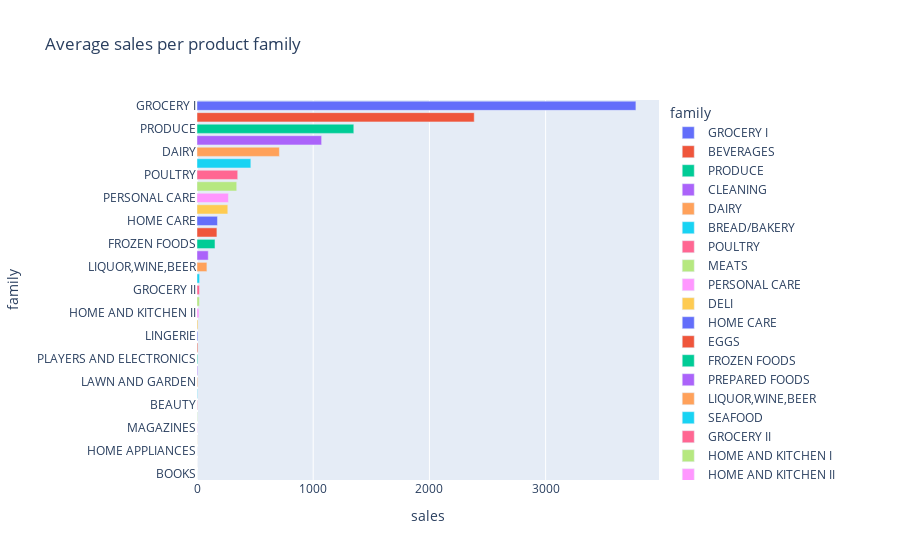

The notebook cell this image was saved under:
### Code cell
t = df.groupby("family")['sales'].mean().sort_values(ascending=False).reset_index()
px.bar(t,y='family',x='sales',color='family',title='Average sales per product family')

### Figure 1 — Plotly figure (JSON) as saved in the notebook; plotly's stock layout.template omitted (floating-point values rounded to 4 significant figures)
{"data": [{"hovertemplate": "family=%{y}<br>sales=%{x}<extra></extra>", "legendgroup": "GROCERY I", "marker": {"color": "#636efa", "pattern": {"shape": ""}}, "name": "GROCERY I", "orientation": "h", "showlegend": true, "textposition": "auto", "type": "bar", "x": [3777.0], "xaxis": "x", "y": ["GROCERY I"], "yaxis": "y"}, {"hovertemplate": "family=%{y}<br>sales=%{x}<extra></extra>", "legendgroup": "BEVERAGES", "marker": {"color": "#EF553B", "pattern": {"shape": ""}}, "name": "BEVERAGES", "orientation": "h", "showlegend": true, "textposition": "auto", "type": "bar", "x": [2386.0], "xaxis": "x", "y": ["BEVERAGES"], "yaxis": "y"}, {"hovertemplate": "family=%{y}<br>sales=%{x}<extra></extra>", "legendgroup": "PRODUCE", "marker": {"color": "#00cc96", "pattern": {"shape": ""}}, "name": "PRODUCE", "orientation": "h", "showlegend": true, "textposition": "auto", "type": "bar", "x": [1349.0], "xaxis": "x", "y": ["PRODUCE"], "yaxis": "y"}, {"hovertemplate": "family=%{y}<br>sales=%{x}<extra></extra>", "legendgroup": "CLEANING", "marker": {"color": "#ab63fa", "pattern": {"shape": ""}}, "name": "CLEANING", "orientation": "h", "showlegend": true, "textposition": "auto", "type": "bar", "x": [1072.0], "xaxis": "x", "y": ["CLEANING"], "yaxis": "y"}, {"hovertemplate": "family=%{y}<br>sales=%{x}<extra></extra>", "legendgroup": "DAIRY", "marker": {"color": "#FFA15A", "pattern": {"shape": ""}}, "name": "DAIRY", "orientation": "h", "showlegend": true, "textposition": "auto", "type": "bar", "x": [709.2], "xaxis": "x", "y": ["DAIRY"], "yaxis": "y"}, {"hovertemplate": "family=%{y}<br>sales=%{x}<extra></extra>", "legendgroup": "BREAD/BAKERY", "marker": {"color": "#19d3f3", "pattern": {"shape": ""}}, "name": "BREAD/BAKERY", "orientation": "h", "showlegend": true, "textposition": "auto", "type": "bar", "x": [463.3], "xaxis": "x", "y": ["BREAD/BAKERY"], "yaxis": "y"}, {"hovertemplate": "family=%{y}<br>sales=%{x}<extra></extra>", "legendgroup": "POULTRY", "marker": {"color": "#FF6692", "pattern": {"shape": ""}}, "name": "POULTRY", "orientation": "h", "showlegend": true, "textposition": "auto", "type": "bar", "x": [350.5], "xaxis": "x", "y": ["POULTRY"], "yaxis": "y"}, {"hovertemplate": "family=%{y}<br>sales=%{x}<extra></extra>", "legendgroup": "MEATS", "marker": {"color": "#B6E880", "pattern": {"shape": ""}}, "name": "MEATS", "orientation": "h", "showlegend": true, "textposition": "auto", "type": "bar", "x": [341.8], "xaxis": "x", "y": ["MEATS"], "yaxis": "y"}, {"hovertemplate": "family=%{y}<br>sales=%{x}<extra></extra>", "legendgroup": "PERSONAL CARE", "marker": {"color": "#FF97FF", "pattern": {"shape": ""}}, "name": "PERSONAL CARE", "orientation": "h", "showlegend": true, "textposition": "auto", "type": "bar", "x": [270.4], "xaxis": "x", "y": ["PERSONAL CARE"], "yaxis": "y"}, {"hovertemplate": "family=%{y}<br>sales=%{x}<extra></extra>", "legendgroup": "DELI", "marker": {"color": "#FECB52", "pattern": {"shape": ""}}, "name": "DELI", "orientation": "h", "showlegend": true, "textposition": "auto", "type": "bar", "x": [265.1], "xaxis": "x", "y": ["DELI"], "yaxis": "y"}, {"hovertemplate": "family=%{y}<br>sales=%{x}<extra></extra>", "legendgroup": "HOME CARE", "marker": {"color": "#636efa", "pattern": {"shape": ""}}, "name": "HOME CARE", "orientation": "h", "showlegend": true, "textposition": "auto", "type": "bar", "x": [176.2], "xaxis": "x", "y": ["HOME CARE"], "yaxis": "y"}, {"hovertemplate": "family=%{y}<br>sales=%{x}<extra></extra>", "legendgroup": "EGGS", "marker": {"color": "#EF553B", "pattern": {"shape": ""}}, "name": "EGGS", "orientation": "h", "showlegend": true, "textposition": "auto", "type": "bar", "x": [171.4], "xaxis": "x", "y": ["EGGS"], "yaxis": "y"}, {"hovertemplate": "family=%{y}<br>sales=%{x}<extra></extra>", "legendgroup": "FROZEN FOODS", "marker": {"color": "#00cc96", "pattern": {"shape": ""}}, "name": "FROZEN FOODS", "orientation": "h", "showlegend": true, "textposition": "auto", "type": "bar", "x": [154.8], "xaxis": "x", "y": ["FROZEN FOODS"], "yaxis": "y"}, {"hovertemplate": "family=%{y}<br>sales=%{x}<extra></extra>", "legendgroup": "PREPARED FOODS", "marker": {"color": "#ab63fa", "pattern": {"shape": ""}}, "name": "PREPARED FOODS", "orientation": "h", "showlegend": true, "textposition": "auto", "type": "bar", "x": [96.77], "xaxis": "x", "y": ["PREPARED FOODS"], "yaxis": "y"}, {"hovertemplate": "family=%{y}<br>sales=%{x}<extra></extra>", "legendgroup": "LIQUOR,WINE,BEER", "marker": {"color": "#FFA15A", "pattern": {"shape": ""}}, "name": "LIQUOR,WINE,BEER", "orientation": "h", "showlegend": true, "textposition": "auto", "type": "bar", "x": [85.19], "xaxis": "x", "y": ["LIQUOR,WINE,BEER"], "yaxis": "y"}, {"hovertemplate": "family=%{y}<br>sales=%{x}<extra></extra>", "legendgroup": "SEAFOOD", "marker": {"color": "#19d3f3", "pattern": {"shape": ""}}, "name": "SEAFOOD", "orientation": "h", "showlegend": true, "textposition": "auto", "type": "bar", "x": [22.16], "xaxis": "x", "y": ["SEAFOOD"], "yaxis": "y"}, {"hovertemplate": "family=%{y}<br>sales=%{x}<extra></extra>", "legendgroup": "GROCERY II", "marker": {"color": "#FF6692", "pattern": {"shape": ""}}, "name": "GROCERY II", "orientation": "h", "showlegend": true, "textposition": "auto", "type": "bar", "x": [21.58], "xaxis": "x", "y": ["GROCERY II"], "yaxis": "y"}, {"hovertemplate": "family=%{y}<br>sales=%{x}<extra></extra>", "legendgroup": "HOME AND KITCHEN I", "marker": {"color": "#B6E880", "pattern": {"shape": ""}}, "name": "HOME AND KITCHEN I", "orientation": "h", "showlegend": true, "textposition": "auto", "type": "bar", "x": [20.47], "xaxis": "x", "y": ["HOME AND KITCHEN I"], "yaxis": "y"}, {"hovertemplate": "family=%{y}<br>sales=%{x}<extra></extra>", "legendgroup": "HOME AND KITCHEN II", "marker": {"color": "#FF97FF", "pattern": {"shape": ""}}, "name": "HOME AND KITCHEN II", "orientation": "h", "showlegend": true, "textposition": "auto", "type": "bar", "x": [16.72], "xaxis": "x", "y": ["HOME AND KITCHEN II"], "yaxis": "y"}, {"hovertemplate": "family=%{y}<br>sales=%{x}<extra></extra>", "legendgroup": "CELEBRATION", "marker": {"color": "#FECB52", "pattern": {"shape": ""}}, "name": "CELEBRATION", "orientation": "h", "showlegend": true, "textposition": "auto", "type": "bar", "x": [8.37], "xaxis": "x", "y": ["CELEBRATION"], "yaxis": "y"}, {"hovertemplate": "family=%{y}<br>sales=%{x}<extra></extra>", "legendgroup": "LINGERIE", "marker": {"color": "#636efa", "pattern": {"shape": ""}}, "name": "LINGERIE", "orientation": "h", "showlegend": true, "textposition": "auto", "type": "bar", "x": [7.182], "xaxis": "x", "y": ["LINGERIE"], "yaxis": "y"}, {"hovertemplate": "family=%{y}<br>sales=%{x}<extra></extra>", "legendgroup": "LADIESWEAR", "marker": {"color": "#EF553B", "pattern": {"shape": ""}}, "name": "LADIESWEAR", "orientation": "h", "showlegend": true, "textposition": "auto", "type": "bar", "x": [7.161], "xaxis": "x", "y": ["LADIESWEAR"], "yaxis": "y"}, {"hovertemplate": "family=%{y}<br>sales=%{x}<extra></extra>", "legendgroup": "PLAYERS AND ELECTRONICS", "marker": {"color": "#00cc96", "pattern": {"shape": ""}}, "name": "PLAYERS AND ELECTRONICS", "orientation": "h", "showlegend": true, "textposition": "auto", "type": "bar", "x": [6.187], "xaxis": "x", "y": ["PLAYERS AND ELECTRONICS"], "yaxis": "y"}, {"hovertemplate": "family=%{y}<br>sales=%{x}<extra></extra>", "legendgroup": "AUTOMOTIVE", "marker": {"color": "#ab63fa", "pattern": {"shape": ""}}, "name": "AUTOMOTIVE", "orientation": "h", "showlegend": true, "textposition": "auto", "type": "bar", "x": [6.101], "xaxis": "x", "y": ["AUTOMOTIVE"], "yaxis": "y"}, {"hovertemplate": "family=%{y}<br>sales=%{x}<extra></extra>", "legendgroup": "LAWN AND GARDEN", "marker": {"color": "#FFA15A", "pattern": {"shape": ""}}, "name": "LAWN AND GARDEN", "orientation": "h", "showlegend": true, "textposition": "auto", "type": "bar", "x": [6.035], "xaxis": "x", "y": ["LAWN AND GARDEN"], "yaxis": "y"}, {"hovertemplate": "family=%{y}<br>sales=%{x}<extra></extra>", "legendgroup": "PET SUPPLIES", "marker": {"color": "#19d3f3", "pattern": {"shape": ""}}, "name": "PET SUPPLIES", "orientation": "h", "showlegend": true, "textposition": "auto", "type": "bar", "x": [3.921], "xaxis": "x", "y": ["PET SUPPLIES"], "yaxis": "y"}, {"hovertemplate": "family=%{y}<br>sales=%{x}<extra></extra>", "legendgroup": "BEAUTY", "marker": {"color": "#FF6692", "pattern": {"shape": ""}}, "name": "BEAUTY", "orientation": "h", "showlegend": true, "textposition": "auto", "type": "bar", "x": [3.716], "xaxis": "x", "y": ["BEAUTY"], "yaxis": "y"}, {"hovertemplate": "family=%{y}<br>sales=%{x}<extra></extra>", "legendgroup": "SCHOOL AND OFFICE SUPPLIES", "marker": {"color": "#B6E880", "pattern": {"shape": ""}}, "name": "SCHOOL AND OFFICE SUPPLIES", "orientation": "h", "showlegend": true, "textposition": "auto", "type": "bar", "x": [2.962], "xaxis": "x", "y": ["SCHOOL AND OFFICE SUPPLIES"], "yaxis": "y"}, {"hovertemplate": "family=%{y}<br>sales=%{x}<extra></extra>", "legendgroup": "MAGAZINES", "marker": {"color": "#FF97FF", "pattern": {"shape": ""}}, "name": "MAGAZINES", "orientation": "h", "showlegend": true, "textposition": "auto", "type": "bar", "x": [2.929], "xaxis": "x", "y": ["MAGAZINES"], "yaxis": "y"}, {"hovertemplate": "family=%{y}<br>sales=%{x}<extra></extra>", "legendgroup": "HARDWARE", "marker": {"color": "#FECB52", "pattern": {"shape": ""}}, "name": "HARDWARE", "orientation": "h", "showlegend": true, "textposition": "auto", "type": "bar", "x": [1.138], "xaxis": "x", "y": ["HARDWARE"], "yaxis": "y"}, {"hovertemplate": "family=%{y}<br>sales=%{x}<extra></extra>", "legendgroup": "HOME APPLIANCES", "marker": {"color": "#636efa", "pattern": {"shape": ""}}, "name": "HOME APPLIANCES", "orientation": "h", "showlegend": true, "textposition": "auto", "type": "bar", "x": [0.4575], "xaxis": "x", "y": ["HOME APPLIANCES"], "yaxis": "y"}, {"hovertemplate": "family=%{y}<br>sales=%{x}<extra></extra>", "legendgroup": "BABY CARE", "marker": {"color": "#EF553B", "pattern": {"shape": ""}}, "name": "BABY CARE", "orientation": "h", "showlegend": true, "textposition": "auto", "type": "bar", "x": [0.1105], "xaxis": "x", "y": ["BABY CARE"], "yaxis": "y"}, {"hovertemplate": "family=%{y}<br>sales=%{x}<extra></extra>", "legendgroup": "BOOKS", "marker": {"color": "#00cc96", "pattern": {"shape": ""}}, "name": "BOOKS", "orientation": "h", "showlegend": true, "textposition": "auto", "type": "bar", "x": [0.0708], "xaxis": "x", "y": ["BOOKS"], "yaxis": "y"}], "layout": {"barmode": "relative", "legend": {"title": {"text": "family"}, "tracegroupgap": 0}, "title": {"text": "Average sales per product family"}, "xaxis": {"anchor": "y", "domain": [0, 1], "title": {"text": "sales"}}, "yaxis": {"anchor": "x", "categoryarray": ["BOOKS", "BABY CARE", "HOME APPLIANCES", "HARDWARE", "MAGAZINES", "SCHOOL AND OFFICE SUPPLIES", "BEAUTY", "PET SUPPLIES", "LAWN AND GARDEN", "AUTOMOTIVE", "PLAYERS AND ELECTRONICS", "LADIESWEAR", "LINGERIE", "CELEBRATION", "HOME AND KITCHEN II", "HOME AND KITCHEN I", "GROCERY II", "SEAFOOD", "LIQUOR,WINE,BEER", "PREPARED FOODS", "FROZEN FOODS", "EGGS", "HOME CARE", "DELI", "PERSONAL CARE", "MEATS", "POULTRY", "BREAD/BAKERY", "DAIRY", "CLEANING", "PRODUCE", "BEVERAGES", "GROCERY I"], "categoryorder": "array", "domain": [0, 1], "title": {"text": "family"}}}}
